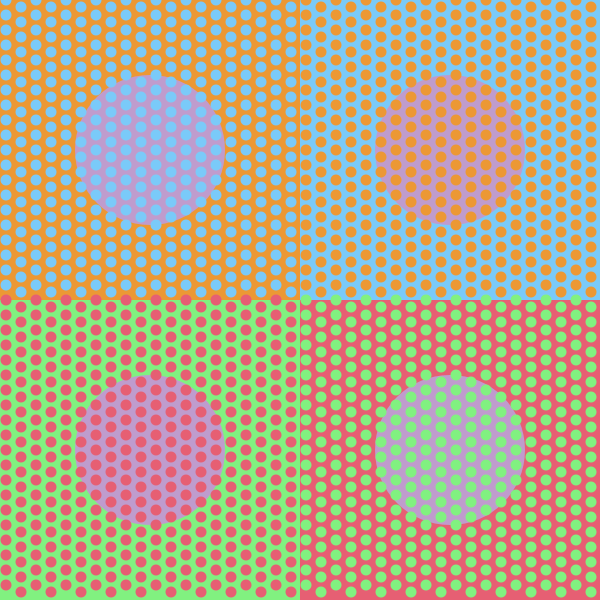
Frame 1 (no input)
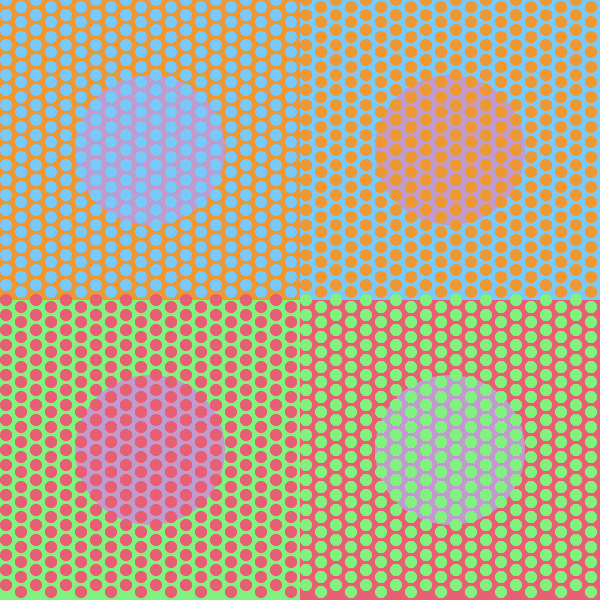
Frame 60 (the mouse pressed at the canvas centre just before this capture)
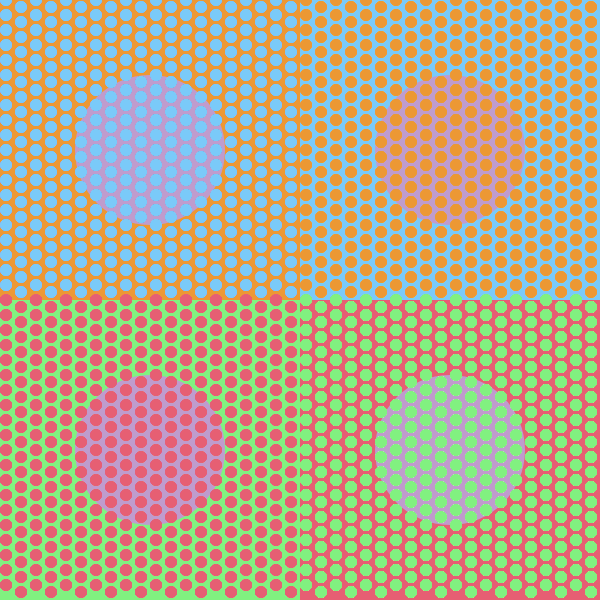
Frame 120 (the mouse held since frame 60 and released just before this capture)

The Processing sketch that drew these frames (run headless with seeded random() and noise(); from frame 60 on, the mouse is pressed at the canvas centre):

// Processing sketch: week11_03_optical_illusion_draw_better
// ── week11_03_optical_illusion_draw_better.pde
//week11_03_optical_illusion_draw_better
void setup() {
  size(600, 600);
  noStroke();
  
  fill(236, 152, 52);
  rect(0, 0, 300, 300);
  
  fill(122, 202, 249);
  rect(300, 0, 300, 300);
  
  fill(129, 241, 128);
  rect(0, 300, 300, 300);
  
  fill(230, 95, 115);
  rect(300, 300, 300, 300);
  
  fill(191,156,205);
  ellipse(150,150,150,150);
  ellipse(450,150,150,150);
  ellipse(150,450,150,150);
  ellipse(450,450,150,150);
}

void draw() {
  fill(236, 152, 52);
  for (float y=0; y<600; y+=15) {
    for (float x=0; x<600; x+=30) {
      if(6+x<300&&6+y<300)fill(122,202,249);
      if(6+x>300&&6+y<300)fill(236, 152, 52);
      if(6+x<300&&6+y>300)fill(230, 95, 115);
      if(6+x>300&&6+y>300)fill(129, 241, 128);
      ellipse(6+x, y, 11, 11);
      ellipse(6+x+15, y+7, 11, 11);
    }
  }
}
